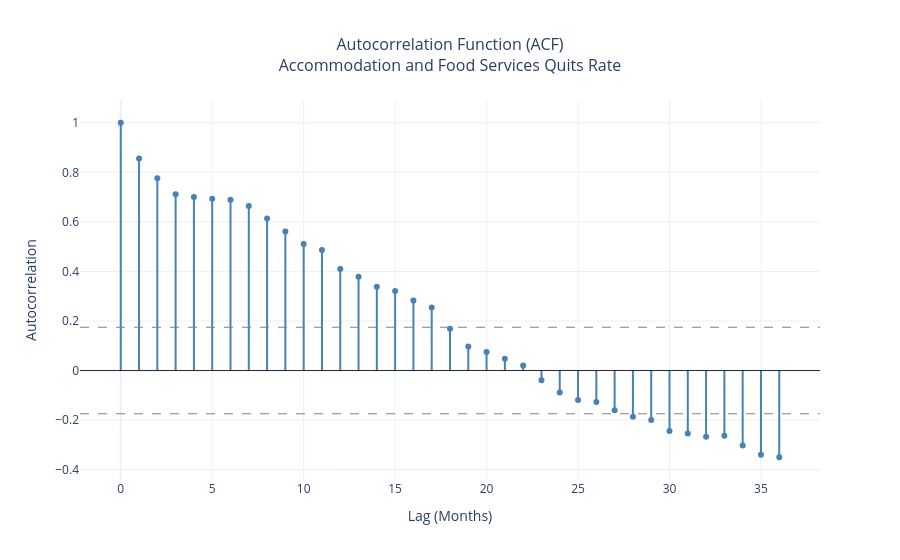

Notebook code for this chart:
### Markdown cell above
## Seasonality

Unlike employment in the sector, which follows a clear and consistent seasonal pattern
with strong summer peaks and winter lows, the quits rate doesn't show the same
structure. The monthly averages across the full period are relatively flat, with no
single month standing out as consistently higher or lower than the others.

The year-over-year overlay tells the more interesting story. Rather than a consistent
seasonal rhythm, what stands out is the level shift over time. Lines from 2021 and 2022
run noticeably higher than those from 2016 through 2019, with more recent years
returning toward the earlier range.

The STL seasonal component reinforces this. The values are small throughout, with swings
rarely exceeding 0.5 percentage points in either direction. There is some variation in
the pattern across years, but nothing that would suggest a strong or reliable seasonal
signal worth building into a forecast model.

### Code cell
# =============================================================================
# Section 4: ACF
# =============================================================================
acf_values = acf(df_interp['quit_rate'], nlags=36)
lags = list(range(len(acf_values)))

fig = go.Figure()

# Zero line
fig.add_hline(y=0, line_color='black', line_width=0.8)

# 95% confidence interval bounds
n = len(df_interp['quit_rate'])
ci_bound = 1.96 / np.sqrt(n)
fig.add_hline(y=ci_bound, line_dash='dash', line_color='gray', line_width=1)
fig.add_hline(y=-ci_bound, line_dash='dash', line_color='gray', line_width=1)

# ACF stems
for i, (lag, val) in enumerate(zip(lags, acf_values)):
    fig.add_trace(go.Scatter(
        x=[lag, lag],
        y=[0, val],
        mode='lines',
        line=dict(color='steelblue', width=2),
        showlegend=False,
        hoverinfo='skip'
    ))

# ACF points
fig.add_trace(go.Scatter(
    x=lags,
    y=acf_values,
    mode='markers',
    marker=dict(color='steelblue', size=6),
    name='ACF',
    showlegend=False,
    hovertemplate='Lag %{x}: %{y:.3f}<extra></extra>'
))

fig.update_layout(
    title=dict(text='Autocorrelation Function (ACF)<br>Accommodation and Food Services Quits Rate',
               x=0.5, font=dict(size=16)),
    xaxis_title='Lag (Months)',
    yaxis_title='Autocorrelation',
    template='plotly_white',
    hovermode='closest'
)

fig.show()

### Figure 1 — Plotly figure (JSON) as saved in the notebook; plotly's stock layout.template omitted (floating-point values rounded to 4 significant figures)
{"data": [{"hoverinfo": "skip", "line": {"color": "steelblue", "width": 2}, "mode": "lines", "showlegend": false, "type": "scatter", "x": [0, 0], "y": [0, 1]}, {"hoverinfo": "skip", "line": {"color": "steelblue", "width": 2}, "mode": "lines", "showlegend": false, "type": "scatter", "x": [1, 1], "y": [0, 0.8562]}, {"hoverinfo": "skip", "line": {"color": "steelblue", "width": 2}, "mode": "lines", "showlegend": false, "type": "scatter", "x": [2, 2], "y": [0, 0.7765]}, {"hoverinfo": "skip", "line": {"color": "steelblue", "width": 2}, "mode": "lines", "showlegend": false, "type": "scatter", "x": [3, 3], "y": [0, 0.7112]}, {"hoverinfo": "skip", "line": {"color": "steelblue", "width": 2}, "mode": "lines", "showlegend": false, "type": "scatter", "x": [4, 4], "y": [0, 0.6999]}, {"hoverinfo": "skip", "line": {"color": "steelblue", "width": 2}, "mode": "lines", "showlegend": false, "type": "scatter", "x": [5, 5], "y": [0, 0.6934]}, {"hoverinfo": "skip", "line": {"color": "steelblue", "width": 2}, "mode": "lines", "showlegend": false, "type": "scatter", "x": [6, 6], "y": [0, 0.6894]}, {"hoverinfo": "skip", "line": {"color": "steelblue", "width": 2}, "mode": "lines", "showlegend": false, "type": "scatter", "x": [7, 7], "y": [0, 0.6638]}, {"hoverinfo": "skip", "line": {"color": "steelblue", "width": 2}, "mode": "lines", "showlegend": false, "type": "scatter", "x": [8, 8], "y": [0, 0.6138]}, {"hoverinfo": "skip", "line": {"color": "steelblue", "width": 2}, "mode": "lines", "showlegend": false, "type": "scatter", "x": [9, 9], "y": [0, 0.5607]}, {"hoverinfo": "skip", "line": {"color": "steelblue", "width": 2}, "mode": "lines", "showlegend": false, "type": "scatter", "x": [10, 10], "y": [0, 0.511]}, {"hoverinfo": "skip", "line": {"color": "steelblue", "width": 2}, "mode": "lines", "showlegend": false, "type": "scatter", "x": [11, 11], "y": [0, 0.4868]}, {"hoverinfo": "skip", "line": {"color": "steelblue", "width": 2}, "mode": "lines", "showlegend": false, "type": "scatter", "x": [12, 12], "y": [0, 0.4101]}, {"hoverinfo": "skip", "line": {"color": "steelblue", "width": 2}, "mode": "lines", "showlegend": false, "type": "scatter", "x": [13, 13], "y": [0, 0.3788]}, {"hoverinfo": "skip", "line": {"color": "steelblue", "width": 2}, "mode": "lines", "showlegend": false, "type": "scatter", "x": [14, 14], "y": [0, 0.3384]}, {"hoverinfo": "skip", "line": {"color": "steelblue", "width": 2}, "mode": "lines", "showlegend": false, "type": "scatter", "x": [15, 15], "y": [0, 0.3212]}, {"hoverinfo": "skip", "line": {"color": "steelblue", "width": 2}, "mode": "lines", "showlegend": false, "type": "scatter", "x": [16, 16], "y": [0, 0.2825]}, {"hoverinfo": "skip", "line": {"color": "steelblue", "width": 2}, "mode": "lines", "showlegend": false, "type": "scatter", "x": [17, 17], "y": [0, 0.2546]}, {"hoverinfo": "skip", "line": {"color": "steelblue", "width": 2}, "mode": "lines", "showlegend": false, "type": "scatter", "x": [18, 18], "y": [0, 0.1683]}, {"hoverinfo": "skip", "line": {"color": "steelblue", "width": 2}, "mode": "lines", "showlegend": false, "type": "scatter", "x": [19, 19], "y": [0, 0.09685]}, {"hoverinfo": "skip", "line": {"color": "steelblue", "width": 2}, "mode": "lines", "showlegend": false, "type": "scatter", "x": [20, 20], "y": [0, 0.07442]}, {"hoverinfo": "skip", "line": {"color": "steelblue", "width": 2}, "mode": "lines", "showlegend": false, "type": "scatter", "x": [21, 21], "y": [0, 0.04792]}, {"hoverinfo": "skip", "line": {"color": "steelblue", "width": 2}, "mode": "lines", "showlegend": false, "type": "scatter", "x": [22, 22], "y": [0, 0.02072]}, {"hoverinfo": "skip", "line": {"color": "steelblue", "width": 2}, "mode": "lines", "showlegend": false, "type": "scatter", "x": [23, 23], "y": [0, -0.03948]}, {"hoverinfo": "skip", "line": {"color": "steelblue", "width": 2}, "mode": "lines", "showlegend": false, "type": "scatter", "x": [24, 24], "y": [0, -0.08898]}, {"hoverinfo": "skip", "line": {"color": "steelblue", "width": 2}, "mode": "lines", "showlegend": false, "type": "scatter", "x": [25, 25], "y": [0, -0.1191]}, {"hoverinfo": "skip", "line": {"color": "steelblue", "width": 2}, "mode": "lines", "showlegend": false, "type": "scatter", "x": [26, 26], "y": [0, -0.1269]}, {"hoverinfo": "skip", "line": {"color": "steelblue", "width": 2}, "mode": "lines", "showlegend": false, "type": "scatter", "x": [27, 27], "y": [0, -0.1603]}, {"hoverinfo": "skip", "line": {"color": "steelblue", "width": 2}, "mode": "lines", "showlegend": false, "type": "scatter", "x": [28, 28], "y": [0, -0.1867]}, {"hoverinfo": "skip", "line": {"color": "steelblue", "width": 2}, "mode": "lines", "showlegend": false, "type": "scatter", "x": [29, 29], "y": [0, -0.1998]}, {"hoverinfo": "skip", "line": {"color": "steelblue", "width": 2}, "mode": "lines", "showlegend": false, "type": "scatter", "x": [30, 30], "y": [0, -0.2444]}, {"hoverinfo": "skip", "line": {"color": "steelblue", "width": 2}, "mode": "lines", "showlegend": false, "type": "scatter", "x": [31, 31], "y": [0, -0.254]}, {"hoverinfo": "skip", "line": {"color": "steelblue", "width": 2}, "mode": "lines", "showlegend": false, "type": "scatter", "x": [32, 32], "y": [0, -0.2669]}, {"hoverinfo": "skip", "line": {"color": "steelblue", "width": 2}, "mode": "lines", "showlegend": false, "type": "scatter", "x": [33, 33], "y": [0, -0.2632]}, {"hoverinfo": "skip", "line": {"color": "steelblue", "width": 2}, "mode": "lines", "showlegend": false, "type": "scatter", "x": [34, 34], "y": [0, -0.3025]}, {"hoverinfo": "skip", "line": {"color": "steelblue", "width": 2}, "mode": "lines", "showlegend": false, "type": "scatter", "x": [35, 35], "y": [0, -0.3395]}, {"hoverinfo": "skip", "line": {"color": "steelblue", "width": 2}, "mode": "lines", "showlegend": false, "type": "scatter", "x": [36, 36], "y": [0, -0.3501]}, {"hovertemplate": "Lag %{x}: %{y:.3f}<extra></extra>", "marker": {"color": "steelblue", "size": 6}, "mode": "markers", "name": "ACF", "showlegend": false, "type": "scatter", "x": [0, 1, 2, 3, 4, 5, 6, 7, 8, 9, 10, 11, 12, 13, 14, 15, 16, 17, 18, 19, 20, 21, 22, 23, 24, 25, 26, 27, 28, 29, 30, 31, 32, 33, 34, 35, 36], "y": [1.0, 0.8562, 0.7765, 0.7112, 0.6999, 0.6934, 0.6894, 0.6638, 0.6138, 0.5607, 0.511, 0.4868, 0.4101, 0.3788, 0.3384, 0.3212, 0.2825, 0.2546, 0.1683, 0.09685, 0.07442, 0.04792, 0.02072, -0.03948, -0.08898, -0.1191, -0.1269, -0.1603, -0.1867, -0.1998, -0.2444, -0.254, -0.2669, -0.2632, -0.3025, -0.3395, -0.3501]}], "layout": {"hovermode": "closest", "shapes": [{"line": {"color": "black", "width": 0.8}, "type": "line", "x0": 0, "x1": 1, "xref": "x domain", "y0": 0, "y1": 0, "yref": "y"}, {"line": {"color": "gray", "dash": "dash", "width": 1}, "type": "line", "x0": 0, "x1": 1, "xref": "x domain", "y0": 0.1746, "y1": 0.1746, "yref": "y"}, {"line": {"color": "gray", "dash": "dash", "width": 1}, "type": "line", "x0": 0, "x1": 1, "xref": "x domain", "y0": -0.1746, "y1": -0.1746, "yref": "y"}], "title": {"font": {"size": 16}, "text": "Autocorrelation Function (ACF)<br>Accommodation and Food Services Quits Rate", "x": 0.5}, "xaxis": {"title": {"text": "Lag (Months)"}}, "yaxis": {"title": {"text": "Autocorrelation"}}}}
